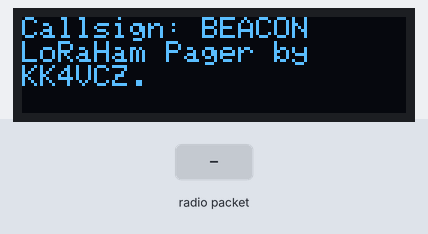
Simulated run of this sketch. Board: Arduino Uno, built with avr-gcc and run on an emulated ATmega328P. On the bench: 128×32 one-colour display. Inputs (shaded band) come from the test bench. The display library's start-up logo is not drawn; no radio packets arrive unless stated; what the sketch prints to the serial monitor is not drawn.

Above: at 1.3 s.
1.4 s: radio packet "1" arrives
At 2.5 s:
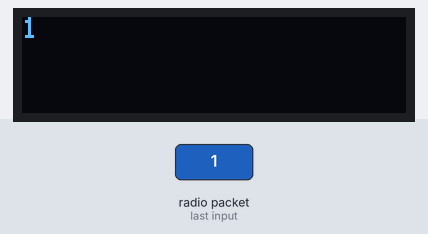
2.9 s: radio packet "0" arrives
At 4.5 s:
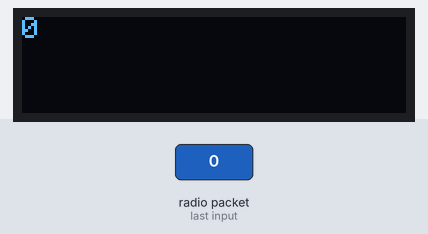
4.9 s: radio packet "2" arrives
At 6.5 s:
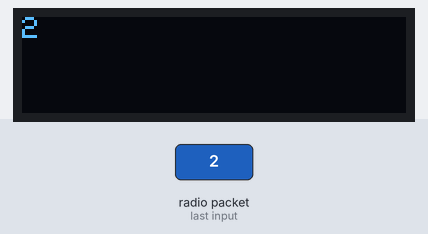
Timing chart, 0 to 8.0 s (numbered marks = the images above; inputs shaded):
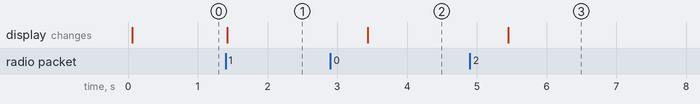

Measured:
- after the input at 1.4 s, the display: changes at once (image 1)
- after the input at 2.9 s, the display: changes after 0.54 s (image 2)
- after the input at 4.9 s, the display: changes after 0.55 s (image 3)

The sketch:

pager.ino
```cpp
/* LoRaHam Pager Example
 *
 * This uses a OLED display with the Adafruit graphics library to
 * display incoming packets visually, for use as a simple pager over
 * the LoRaHam network.
 */


/* Change this to your own callsign, or keep it as BEACON to view all
   BEACON frames.
 */
#define CALLSIGN "BEACON"


#include <SPI.h>
#include <RH_RF95.h>  //See http://www.airspayce.com/mikem/arduino/RadioHead/

#include <Wire.h>
#include <Adafruit_GFX.h>
#include <Adafruit_SSD1306.h>

#define OLED_RESET 4
Adafruit_SSD1306 display(OLED_RESET);

#define NUMFLAKES 10
#define XPOS 0
#define YPOS 1
#define DELTAY 2


/* for feather32u4
#define RFM95_CS 8
#define RFM95_RST 4
#define RFM95_INT 7*/

/* for feather m0  */
#define RFM95_CS 8
#define RFM95_RST 4
#define RFM95_INT 3


/* for shield
#define RFM95_CS 10
#define RFM95_RST 9
#define RFM95_INT 7
*/


/* for ESP w/featherwing
#define RFM95_CS  2    // "E"
#define RFM95_RST 16   // "D"
#define RFM95_INT 15   // "B"
*/

/* Feather 32u4 w/wing
#define RFM95_RST     11   // "A"
#define RFM95_CS      10   // "B"
#define RFM95_INT     2    // "SDA" (only SDA/SCL/RX/TX have IRQ!)
*/

/* Feather m0 w/wing
#define RFM95_RST     11   // "A"
#define RFM95_CS      10   // "B"
#define RFM95_INT     6    // "D"
*/

/* Teensy 3.x w/wing
#define RFM95_RST     9   // "A"
#define RFM95_CS      10   // "B"
#define RFM95_INT     4    // "C"
*/


// Change to 434.0 or other frequency, must match RX's freq!
#define RF95_FREQ 434.0

// Singleton instance of the radio driver
RH_RF95 rf95(RFM95_CS, RFM95_INT);

// Blinky on receipt
#define LED 13

void radioon(){
  Serial.println("Feather LoRa RX Test!");

  // manual reset
  digitalWrite(RFM95_RST, LOW);
  delay(10);
  digitalWrite(RFM95_RST, HIGH);
  delay(10);

  while (!rf95.init()) {
    Serial.println("LoRa radio init failed");
    while (1);
  }
  Serial.println("LoRa radio init OK!");

  // Defaults after init are 434.0MHz, modulation GFSK_Rb250Fd250, +13dbM
  if (!rf95.setFrequency(RF95_FREQ)) {
    Serial.println("setFrequency failed");
    while (1);
  }
  Serial.print("Set Freq to: "); Serial.println(RF95_FREQ);


  // Defaults after init are 434.0MHz, 13dBm, Bw = 125 kHz, Cr = 4/5, Sf = 128chips/symbol, CRC on

  // The default transmitter power is 13dBm, using PA_BOOST.
  // If you are using RFM95/96/97/98 modules which uses the PA_BOOST transmitter pin, then
  // you can set transmitter powers from 5 to 23 dBm:
  rf95.setTxPower(23, false);
  Serial.println("Set power to 23.");
  Serial.print("Max packet length: "); Serial.println(RH_RF95_MAX_MESSAGE_LEN);
}

void radiooff(){
  // manual reset
  digitalWrite(RFM95_RST, LOW);
  delay(10);
}


void displaypacket(uint8_t *pkt, int len){
  pkt[len]=0;
  // Clear the buffer.
  display.clearDisplay();


  // text display tests
  display.setTextSize(1);
  display.setTextColor(WHITE);
  display.setCursor(0,0);
  display.println((char*) pkt);
  //display.println("KK4VCZ de KD2JHL");
  //display.setTextColor(BLACK, WHITE); // 'inverted' text
  //display.println("The quick brown fox  jumps over the lazy  dog.");
  //display.setTextSize(2);
  //display.setTextColor(WHITE);
  //display.print("0x"); display.println(0xDEADBEEF, HEX);
  display.display();
  delay(2000);
  display.clearDisplay();
}

void setup() {
  Serial.begin(9600);

  pinMode(RFM95_RST, OUTPUT);
  digitalWrite(RFM95_RST, HIGH);

  // by default, we'll generate the high voltage from the 3.3v line internally! (neat!)
  display.begin(SSD1306_SWITCHCAPVCC, 0x3C);  // initialize with the I2C addr 0x3C (for the 128x32)
  // init done
  display.display();

  display.clearDisplay();
  display.setTextSize(1);
  display.setTextColor(WHITE);
  display.setCursor(0,0);
  display.print("Callsign: ");
  display.println(CALLSIGN);
  display.println("LoRaHam Pager by\nKK4VCZ.");
  display.display();
  //display.clearDisplay();
  //displaypacket(NULL);

  radioon();
}


//Handles retransmission of the packet.
bool shouldirt(uint8_t *buf, uint8_t len){
  //Don't RT any packet containing our own callsign.
  //if(strcasestr((char*) buf, CALLSIGN)){
    displaypacket(buf,len);
  //  return false;
  //}

  //No objections.  RT it!
  return true;
}

//If a packet is available, digipeat it.  Otherwise, wait.
void pager(){
  //digitalWrite(LED, LOW);
  //Try to receive a reply.
  if (rf95.available()){
    // Should be a message for us now
    uint8_t buf[RH_RF95_MAX_MESSAGE_LEN];
    uint8_t len = sizeof(buf);
    int rssi=0;
    /*
     * When we receive a packet, we repeat it after a random
     * delay if:
     * 1. It asks to be repeated.
     * 2. We've not yet received a different packet.
     * 3. We've waited a random amount of time.
     * 4. The first word is not RT.
     */
    if (rf95.recv(buf, &len)){
      rssi=rf95.lastRssi();
      //digitalWrite(LED, HIGH);
      //RH_RF95::printBuffer("Received: ", buf, len);
      //Serial.print("Got: ");
      buf[len]=0;
      Serial.println((char*)buf);
      Serial.println("");

      if(shouldirt(buf,len)){
        //We don't do ACKs yet.
      }else{
        //Serial.println("Declining to retransmit.\n");
      }
    }else{
      Serial.println("Receive failed");
    }
  }else{
    delay(10);
  }
}

void loop() {
  // put your main code here, to run repeatedly:
  pager();
}
```
